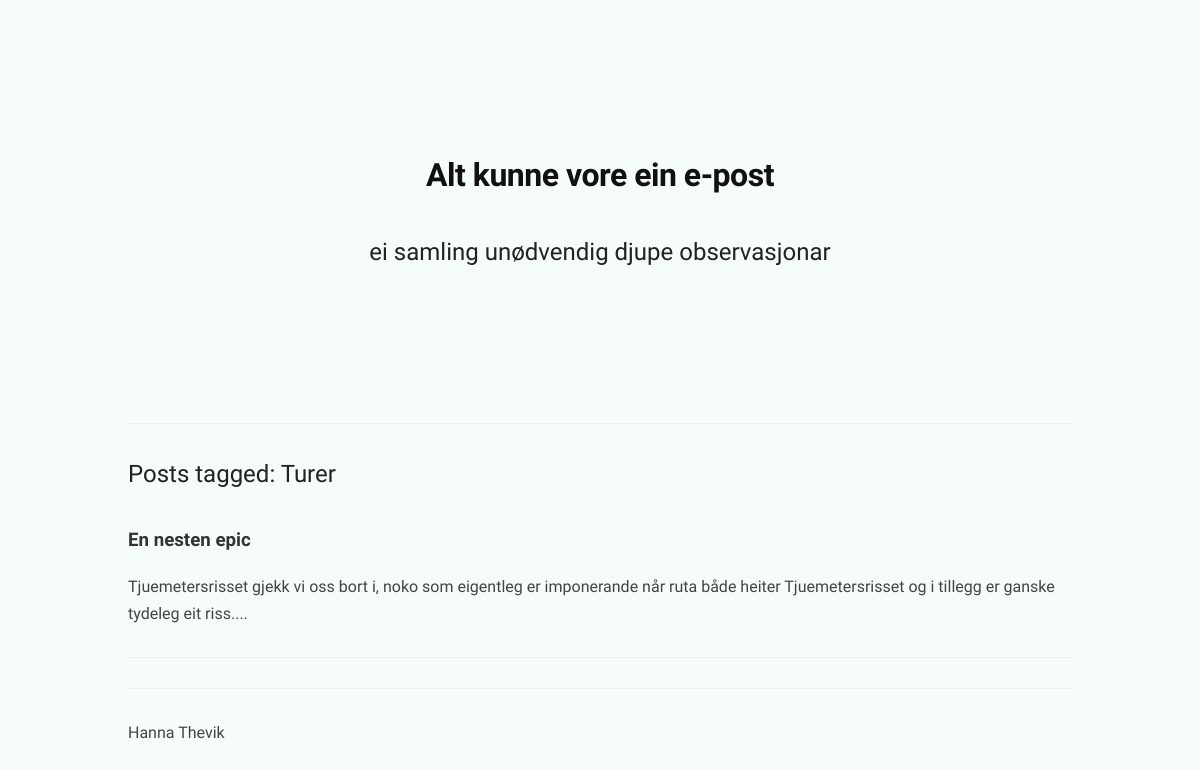
/tag/Turer, run on an earlier commit of the app's database.
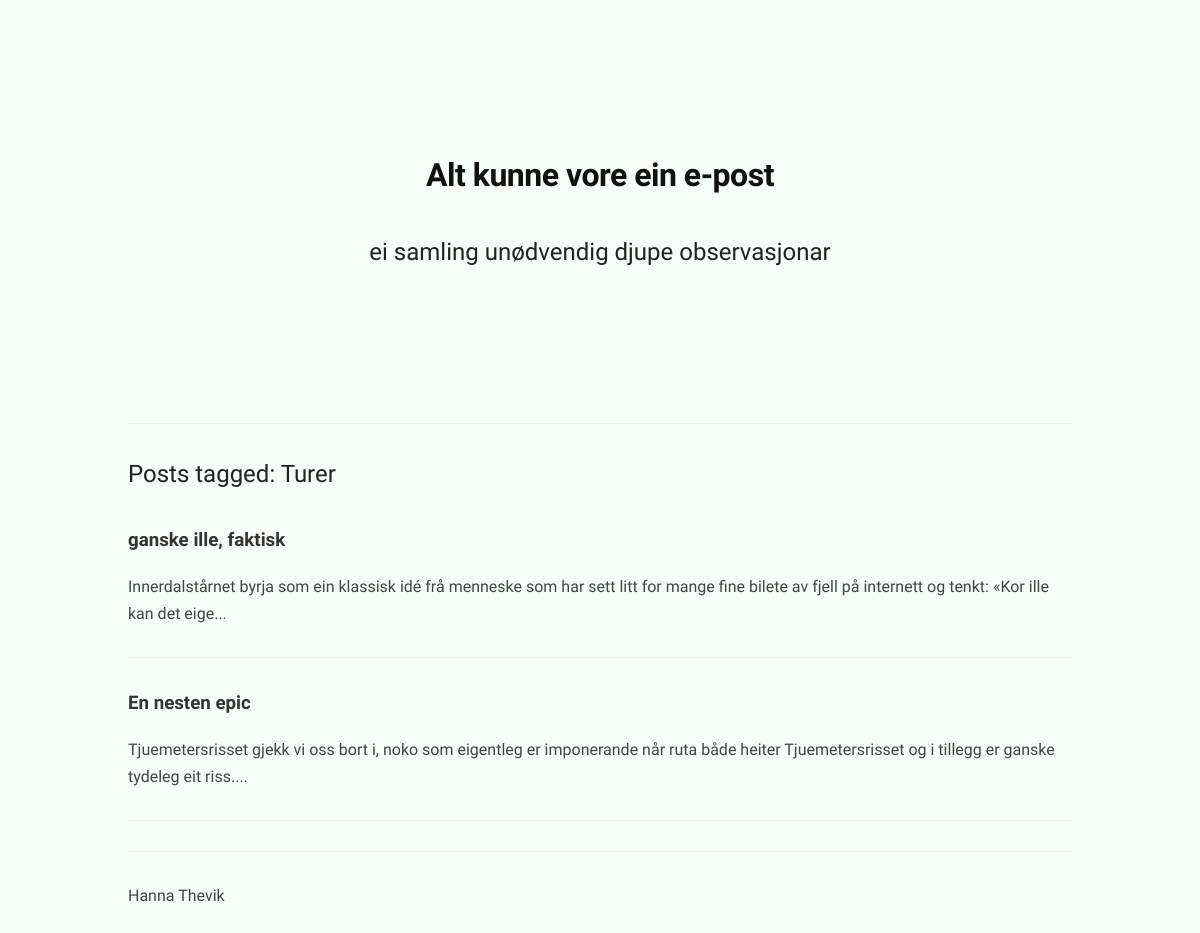
And on a later commit of the database.
### tables this page shows
CREATE TABLE posts (
    id INTEGER PRIMARY KEY AUTOINCREMENT,
    title TEXT NOT NULL,
    body TEXT NOT NULL,
    tags TEXT,
    image TEXT,
    created TIMESTAMP DEFAULT CURRENT_TIMESTAMP
);

### app.py (the view)
@app.route("/tag/<tag>")
def tag(tag):
    posts = db.get_posts()
    filtered = [p for p in posts if tag in (p["tags"] or "")]
    return render_template("tag.html", posts=filtered, tag=tag)

### db.py (called while the page is built)
def get_db():
    conn = sqlite3.connect(DATABASE)
    conn.row_factory = sqlite3.Row
    return conn

def get_posts():
    conn = get_db()
    posts = conn.execute(
        "SELECT * FROM posts ORDER BY created DESC"
    ).fetchall()
    conn.close()
    return posts

### templates/tag.html
{% extends "base.html" %}
{% block content %}
<h2>Posts tagged: {{ tag }}</h2>
{% for post in posts %}
<h3>
<a href="{{ url_for('post', post_id=post.id) }}">
{{ post.title }}
</a>
</h3>
<p>{{ post.body[:150] }}...</p>
<hr>
{% endfor %}
{% endblock %}

What changed in the data, as far as the page shows it:
added posts: title "ganske ille, faktisk", body "Innerdalstårnet byrja som ein klassisk idé frå menneske som har sett litt for mange fine bilete av fjell på internett og tenkt: «Kor ille kan det eige"
